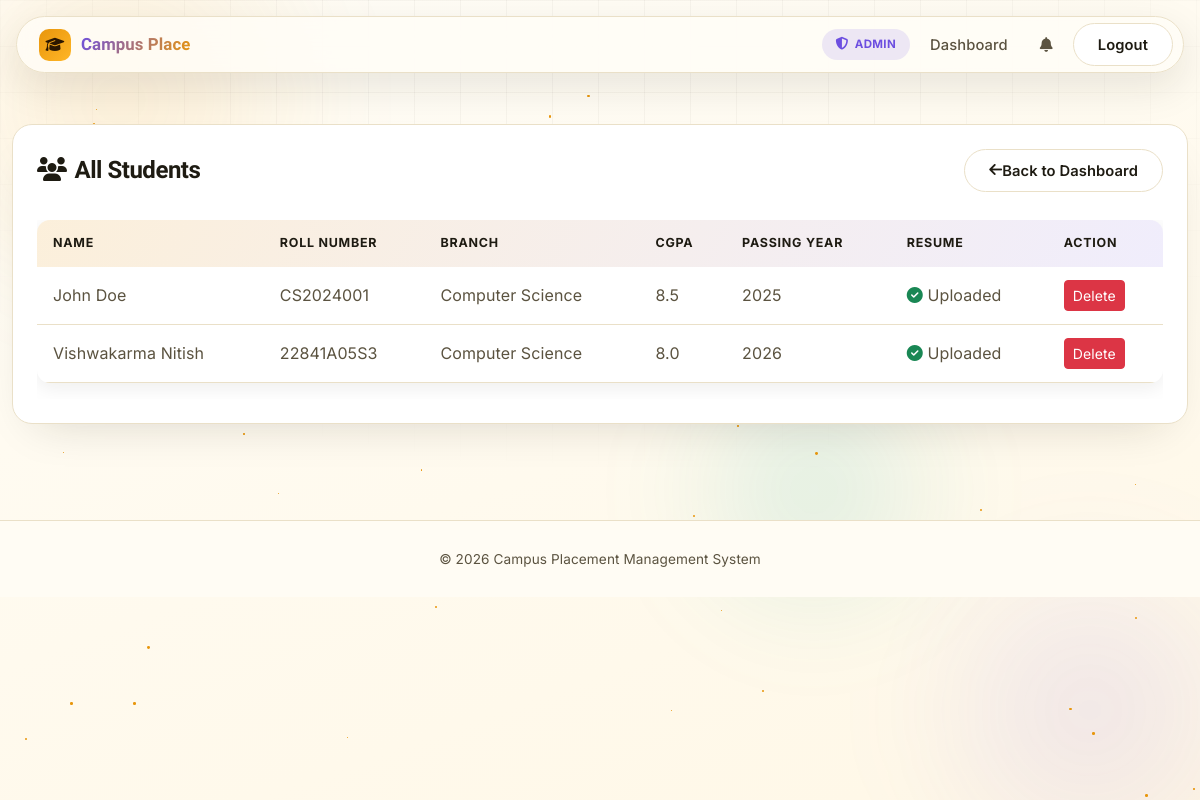
/admin/students (signed in), run on the app's committed database.
### app.py (models this page shows, shortened)
class User(db.Model):
    __tablename__ = 'users'
    id = db.Column(db.Integer, primary_key=True)
    email = db.Column(db.String(120), unique=True, nullable=False)
    password_hash = db.Column(db.String(256), nullable=False)
    role = db.Column(db.String(20), nullable=False)  # 'student', 'company', 'admin'
    created_at = db.Column(db.DateTime, default=datetime.utcnow)

class StudentProfile(db.Model):
    __tablename__ = 'student_profiles'
    id = db.Column(db.Integer, primary_key=True)
    user_id = db.Column(db.Integer, db.ForeignKey('users.id'), unique=True)
    full_name = db.Column(db.String(100), nullable=False)
    roll_number = db.Column(db.String(50), unique=True)
    branch = db.Column(db.String(50))
    cgpa = db.Column(db.Float)
    passing_year = db.Column(db.Integer)
    phone = db.Column(db.String(15))
    skills = db.Column(db.Text)  # Comma separated skills
    resume_text = db.Column(db.Text)  # Extracted text from resume
    user = db.relationship('User', backref='student_profile', uselist=False)
    applications = db.relationship('JobApplication', backref='student', lazy=True)

### app.py (the view)
@app.route('/admin/students')
@login_required
@role_required('admin')
def admin_students():
    students = StudentProfile.query.all()
    return render_template('admin_students.html', students=students)

### app.py (called while the page is built)
def login_required(f):
    @wraps(f)
    def decorated_function(*args, **kwargs):
        if 'user_id' not in session:
            flash('Please login to access this page', 'warning')
            return redirect(url_for('login'))
        return f(*args, **kwargs)
    return decorated_function

def role_required(*roles):
    def decorator(f):
        @wraps(f)
        def decorated_function(*args, **kwargs):
            if 'user_id' not in session:
                flash('Please login first', 'warning')
                return redirect(url_for('login'))
            user = User.query.get(session['user_id'])
            if user.role not in roles:
                flash('You do not have permission to access this page', 'danger')
                return redirect(url_for('dashboard'))
            return f(*args, **kwargs)
        return decorated_function
    return decorator

@app.context_processor
def inject_notifications():
    if 'user_id' in session:
        unread_count = Notification.query.filter_by(user_id=session['user_id'], is_read=False).count()
        recent_notifications = Notification.query.filter_by(user_id=session['user_id']) \
            .order_by(desc(Notification.created_at)).limit(6).all()
        return dict(unread_notif_count=unread_count, recent_notifications=recent_notifications)
    return dict(unread_notif_count=0, recent_notifications=[])

### templates/admin_students.html
{% extends "base.html" %}
{% block content %}
<div class="container" style="padding-top: 1.5rem; padding-bottom: 3rem;">
    <div class="glass-card p-4">
        <div class="page-header">
            <h3><i class="fas fa-users me-2"></i>All Students</h3>
            <a href="{{ url_for('admin_dashboard') }}" class="btn btn-outline-gradient"><i class="fas fa-arrow-left"></i> Back to Dashboard</a>
        </div>
        <div class="table-responsive">
            <table class="table custom-table">
                <thead>
                    <tr><th>Name</th><th>Roll Number</th><th>Branch</th><th>CGPA</th><th>Passing Year</th><th>Resume</th><th>Action</th></tr>
                </thead>
                <tbody>
                    {% for s in students %}
                    <tr>
                        <td>{{ s.full_name }}</td>
                        <td>{{ s.roll_number }}</td>
                        <td>{{ s.branch }}</td>
                        <td>{{ s.cgpa }}</td>
                        <td>{{ s.passing_year }}</td>
                        <td>{% if s.resume_text %}<i class="fas fa-check-circle text-success"></i> Uploaded{% else %}<i class="fas fa-times-circle text-danger"></i> No{% endif %}</td>
                        <td>
                            {% if s.user_id %}
                                <a href="{{ url_for('delete_user', user_id=s.user_id) }}"
                                   class="btn btn-sm btn-danger"
                                   onclick="return confirm('Delete student?')">
                                   Delete
                                </a>
                            {% else %}
                                <span class="text-muted">No User</span>
                            {% endif %}
                        </td>
                    </tr>
                    {% endfor %}
                </tbody>
            </table>
        </div>
    </div>
</div>
{% endblock %}

### templates/base.html (shortened to what this page needs)
<!DOCTYPE html>
<html lang="en">
<head>
    <link href="https://cdn.jsdelivr.net/npm/bootstrap@5.3.3/dist/css/bootstrap.min.css" rel="stylesheet">
    <link rel="stylesheet" href="https://cdnjs.cloudflare.com/ajax/libs/font-awesome/6.4.0/css/all.min.css">
</head>
<body>
    <div class="bg-fx">
        <div class="bg-blob b2"></div>
        <div class="bg-blob b3"></div>
        <div class="bg-stars" id="bgStars"></div>
    </div>
    <div class="nav-shell">
        <nav class="navbar navbar-expand-lg glass-nav">
            <div class="container-fluid px-0">
                <a class="navbar-brand" href="{{ url_for('index') }}">
                    <span class="brand-mark"><i class="fas fa-graduation-cap"></i></span>
                    <span class="brand-text">Campus Place</span>
                </a>
                <div class="collapse navbar-collapse" id="navbarNav">
                    <ul class="navbar-nav ms-auto align-items-lg-center">
                        {% if session.user_id %}
                            <li class="nav-item d-flex align-items-center me-1">
                                <span class="role-badge role-{{ session.user_role }}">
                                    <i class="fas fa-{% if session.user_role == 'admin' %}shield-alt{% elif session.user_role == 'company' %}building{% else %}user-graduate{% endif %}"></i>
                                    {{ session.user_role }}
                                </span>
                            </li>
                            <li class="nav-item">
                                <a class="nav-link" href="{{ url_for('dashboard') }}">Dashboard</a>
                            </li>
                            <li class="nav-item dropdown">
                                <a class="nav-link position-relative" href="#" role="button" data-bs-toggle="dropdown" aria-label="Notifications">
                                    <i class="fas fa-bell"></i>
                                </a>
                            </li>
                            <li class="nav-item ms-lg-1">
                                <a class="btn-outline-gradient" href="{{ url_for('logout') }}">Logout</a>
                            </li>
                        {% endif %}
                    </ul>
                </div>
            </div>
        </nav>
    </div>
    <div style="padding-top: 100px; position: relative;">
        {% block content %}{% endblock %}
    </div>
    <div class="footer">
        <p class="mb-0">&copy; 2026 Campus Placement Management System</p>
    </div>
</body>
</html>

### data on the page
User: user_role "ADMIN"
StudentProfile: full_name "John Doe", roll_number "CS2024001", branch "Computer Science", cgpa "8.5", passing_year "2025", shows "Uploaded"
StudentProfile: full_name "Vishwakarma Nitish", roll_number "22841A05S3", branch "Computer Science", cgpa "8.0", passing_year "2026", shows "Uploaded"
